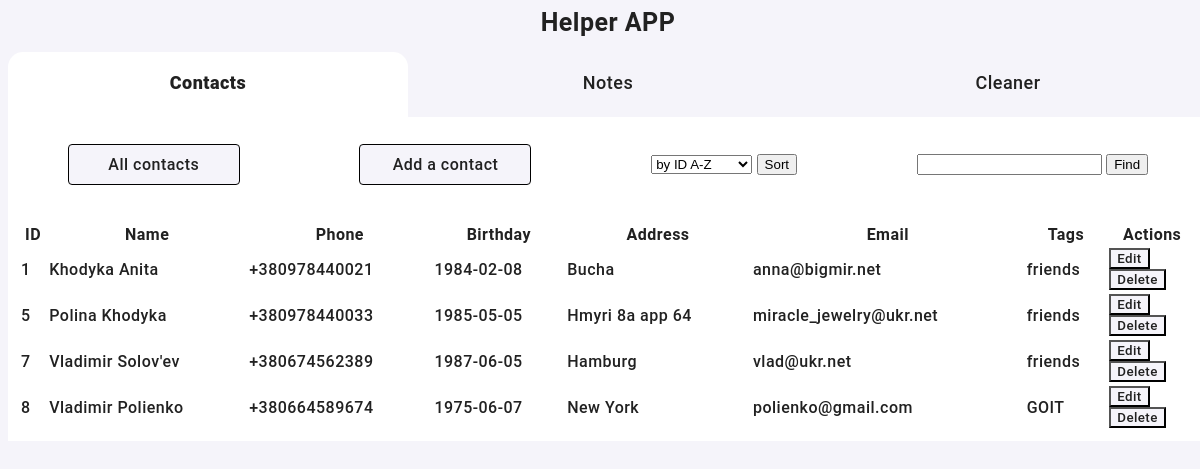
Before: / with the older database file.
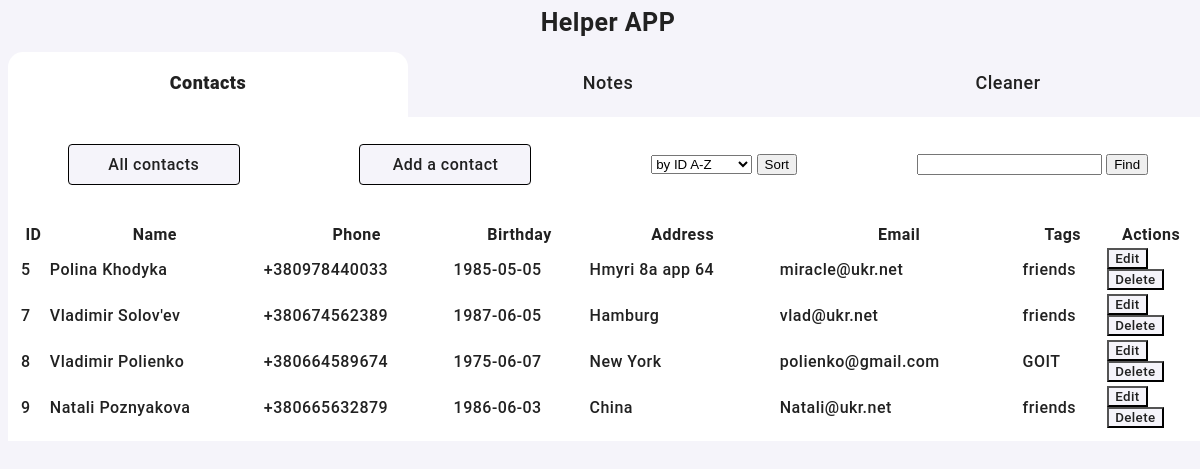
After: the same page with the newer database file.
### helper/db_classes.py (models this page shows, shortened)
class Record(Base):
    __tablename__ = 'records'
    id = Column(Integer, primary_key=True)
    name = Column(String)
    birthday = Column(Date)
    address = Column(String)
    email = Column(String)
    tags = Column(String)
    phones = relationship("Phone", back_populates='record',
                          cascade="all, delete, delete-orphan")

class Phone(Base):
    __tablename__ = 'phones'
    id = Column(Integer, primary_key=True)
    phone_value = Column(String, nullable=False)
    record_id = Column(Integer, ForeignKey('records.id'))
    record = relationship("Record", back_populates="phones")

### helper/contact_bp.py (the view)
@contact_bp.route('/')
def index():
    model = get_db()
    records_list = model.book.return_all_records()
    return render_template('contact/index.html', results=records_list)

### helper/classbook.py (called while the page is built)
    def return_all_records(self):
        return self.session.query(Record).all()

### helper/db.py (called while the page is built)
def get_db():
    if "model" not in g:
        g.model = Model()
    return g.model

### helper/templates/contact/index.html (shortened to what this page needs)
{% extends 'base.html' %}
{% block header %}
<nav >
    <h1 class="container-header">Helper APP</h1>
    <ul class="navigation">
        <li class="active-navigation"><a href="{{ url_for('contact.index') }}">Contacts</a></li>
        <li><a href="{{ url_for('contact.index') }}">Notes</a></li>
        <li><a href="{{ url_for('clean.clean') }}">Cleaner</a></li>
    </ul>
</nav>
{% endblock %}
{% block content %}
<div class="features">
    <a href="{{ url_for('contact.index') }}" class="features-button">All contacts</a>
    <a href="{{ url_for('contact.add') }}" class="features-button">Add a contact</a>
    <form action="{{ url_for('contact.sort') }}" method="post">
        <select id="sort_type" name="sort_type">
            <option value="3" selected>by ID A-Z</option>
        </select>
        <input type="submit" value="Sort">
    </form>
    <form action="{{ url_for('contact.find') }}" method="post">
        <input name="keyword" id="keyword" value="{{ request.form['keyword'] }}" required>
        <input type="submit" value="Find">
    </form>
</div>
<div class="table-wrapper">
    <table class="table">
        <thead>
            <tr class="table-row">
                <th>ID</th>
                <th>Name</th>
                <th>Phone</th>
                <th>Birthday</th>
                <th>Address</th>
                <th>Email</th>
                <th>Tags</th>
                <th>Actions</th>
            </tr>
        </thead>
        <tbody>
            {% for record in results %}
            <tr class="">
                <td>{{record.id}}</td>
                <td>{{record.name}}</td>
                {% for phone in record.phones %}
                <td>{{phone.phone_value}}</td>
                {% endfor %}
                <td>{{record.birthday}}</td>
                <td>{{record.address}}</td>
                <td>{{record.email}}</td>
                <td>{{record.tags}}</td>
                <td>
                    <form action="{{ url_for('contact.edit', record_id=record.id) }}" method="get">
                        <button class="btn btn-danger">Edit</button>
                    </form>
                    <form action="{{ url_for('contact.delete', record_id=record.id) }}" method="post">
                        <button class="btn btn-success">Delete</button>
                    </form>
                </td>
            </tr>
            {% endfor %}
        </tbody>
    </table>
</div>
{% endblock %}

### helper/templates/base.html (shortened to what this page needs)
<!doctype html>
<html lang="en">
<head>
</head>
<link rel="stylesheet" href="{{ url_for('static', filename='style.css') }}">
<section class="container">
  <header>
    {% block header %}{% endblock %}
  </header>
  {% block content %}{% endblock %}
</section>

### helper/static/style.css (style rules this page uses)
body, button { color: #212121; font-family: Roboto, sans-serif; letter-spacing: 0.03em; font-weight: 500; background-color: #f5f4fa; }
a, address { text-decoration: none; font-style: normal; color: inherit; }
ul { list-style: none; padding-inline-start: 0; margin: 0; padding: 0; }
h1, h2, h3, h4, h5, h6, p { margin: 0; padding: 0; }
.container { width: 1200px; margin-left: auto; margin-right: auto; }
.container-header { margin-bottom: 25px; font-weight: bold; font-size: 25px; line-height: 1.17; text-align: center; }
.navigation { display: flex; align-items: center; justify-content: space-around; height: 55px; }
.navigation li { display: block; width: 100%; height: 100%; padding-top: 20px; text-align: center; font-size: 18px; }
.active-navigation { background-color: white; font-weight: 800; border-radius: 15px 15px 0px 0px; }
.table-wrapper { background-color: white; padding: 10px; }
.table-wrapper table { width: 100%; }
.features { display: flex; align-items: center; justify-content: space-around; height: 65px; padding-bottom: 15px; padding-top: 15px; background-color: white; }
.features-button { display: flex; justify-content: center; align-items: center; min-width: 150px; padding: 10px; border-radius: 4px; text-align: center; border: 1px solid black; background-color: #f5f4fa; }

Changed rows visible on the page:
removed Record: id "1", name "Khodyka Anita", birthday "1984-02-08", address "Bucha", email "anna@bigmir.net", tags "friends"
removed Phone: phone_value "+380978440021", shown under "1"
changed Record "Polina Khodyka": email "miracle_jewelry@ukr.net" → "miracle@ukr.net"
added Record: id "9", name "Natali Poznyakova", birthday "1986-06-03", address "China", email "Natali@ukr.net", tags "friends"
added Phone: phone_value "+380665632879", shown under "9"
